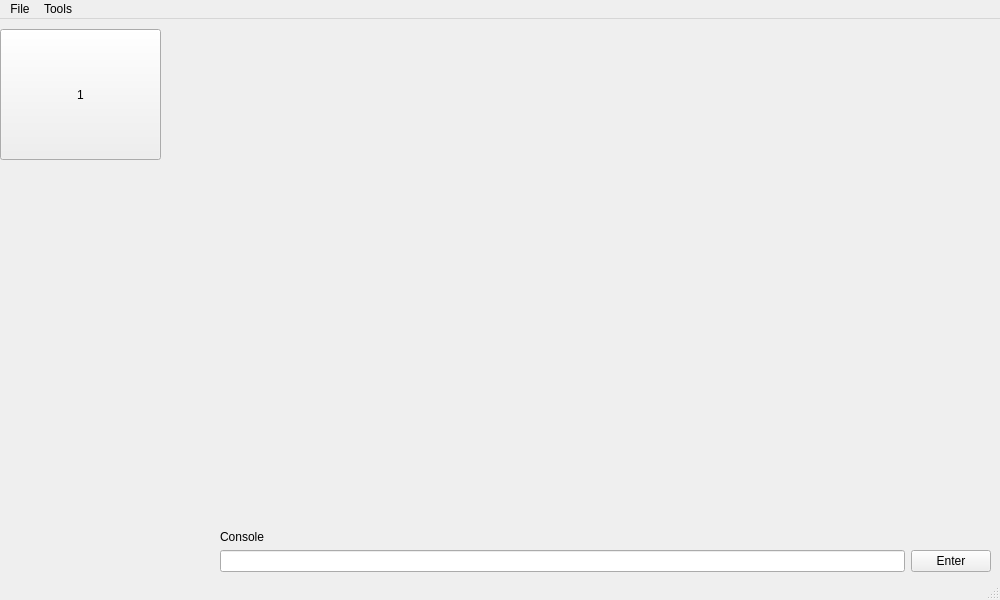
<?xml version="1.0" encoding="UTF-8"?>
<ui version="4.0">
 <class>MainWindow</class>
 <widget class="QMainWindow" name="MainWindow">
  <property name="geometry">
   <rect>
    <x>0</x>
    <y>0</y>
    <width>1000</width>
    <height>600</height>
   </rect>
  </property>
  <property name="windowTitle">
   <string>MainWindow</string>
  </property>
  <widget class="QWidget" name="centralwidget">
   <widget class="QLabel" name="consoleText">
    <property name="geometry">
     <rect>
      <x>220</x>
      <y>510</y>
      <width>51</width>
      <height>16</height>
     </rect>
    </property>
    <property name="text">
     <string>Console</string>
    </property>
   </widget>
   <widget class="QPushButton" name="firstSlide">
    <property name="geometry">
     <rect>
      <x>0</x>
      <y>10</y>
      <width>161</width>
      <height>131</height>
     </rect>
    </property>
    <property name="text">
     <string>1</string>
    </property>
   </widget>
   <widget class="QStackedWidget" name="stackedWidget">
    <property name="geometry">
     <rect>
      <x>180</x>
      <y>10</y>
      <width>801</width>
      <height>461</height>
     </rect>
    </property>
    <property name="currentIndex">
     <number>0</number>
    </property>
    <widget class="QWidget" name="page"/>
    <widget class="QWidget" name="page_2"/>
   </widget>
   <widget class="QWidget" name="">
    <property name="geometry">
     <rect>
      <x>220</x>
      <y>530</y>
      <width>771</width>
      <height>24</height>
     </rect>
    </property>
    <layout class="QHBoxLayout" name="horizontalLayout">
     <item>
      <widget class="QLineEdit" name="consoleCommandsLog">
       <property name="text">
        <string/>
       </property>
      </widget>
     </item>
     <item>
      <widget class="QPushButton" name="enterButton">
       <property name="text">
        <string>Enter</string>
       </property>
      </widget>
     </item>
    </layout>
   </widget>
  </widget>
  <widget class="QMenuBar" name="menubar">
   <property name="geometry">
    <rect>
     <x>0</x>
     <y>0</y>
     <width>1000</width>
     <height>17</height>
    </rect>
   </property>
   <widget class="QMenu" name="menuFile">
    <property name="title">
     <string>File</string>
    </property>
    <addaction name="actionNew"/>
   </widget>
   <widget class="QMenu" name="menuTools">
    <property name="title">
     <string>Tools</string>
    </property>
    <addaction name="actionRectangle"/>
    <addaction name="actionCircle"/>
   </widget>
   <addaction name="menuFile"/>
   <addaction name="menuTools"/>
  </widget>
  <widget class="QStatusBar" name="statusbar"/>
  <action name="actionNew">
   <property name="text">
    <string>New</string>
   </property>
  </action>
  <action name="actionRectangle">
   <property name="text">
    <string>Rectangle</string>
   </property>
  </action>
  <action name="actionCircle">
   <property name="text">
    <string>Circle</string>
   </property>
  </action>
 </widget>
 <resources/>
 <connections/>
</ui>
